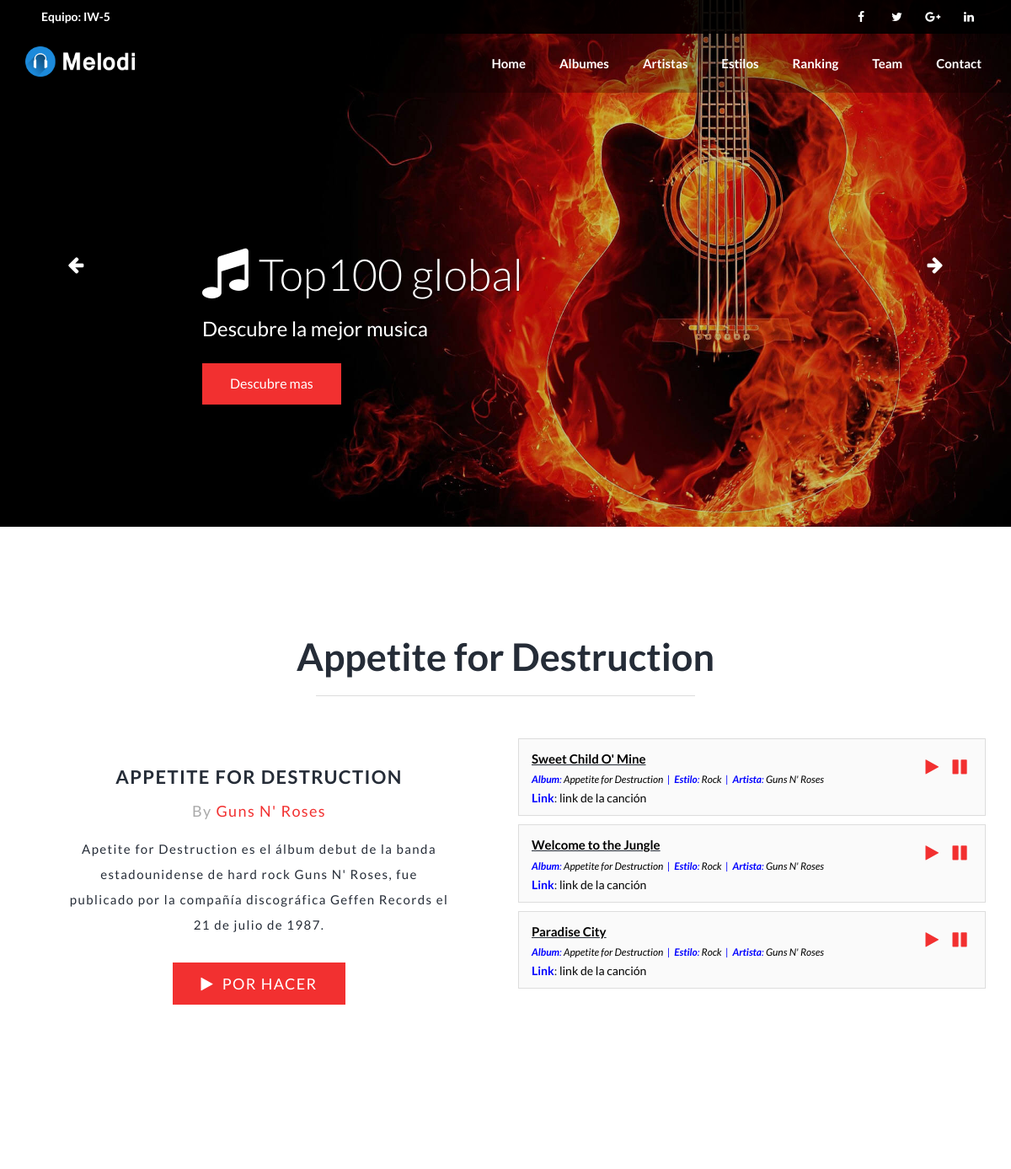
The page /proyecto/albumes/7 (upper part) on the database as committed earlier.
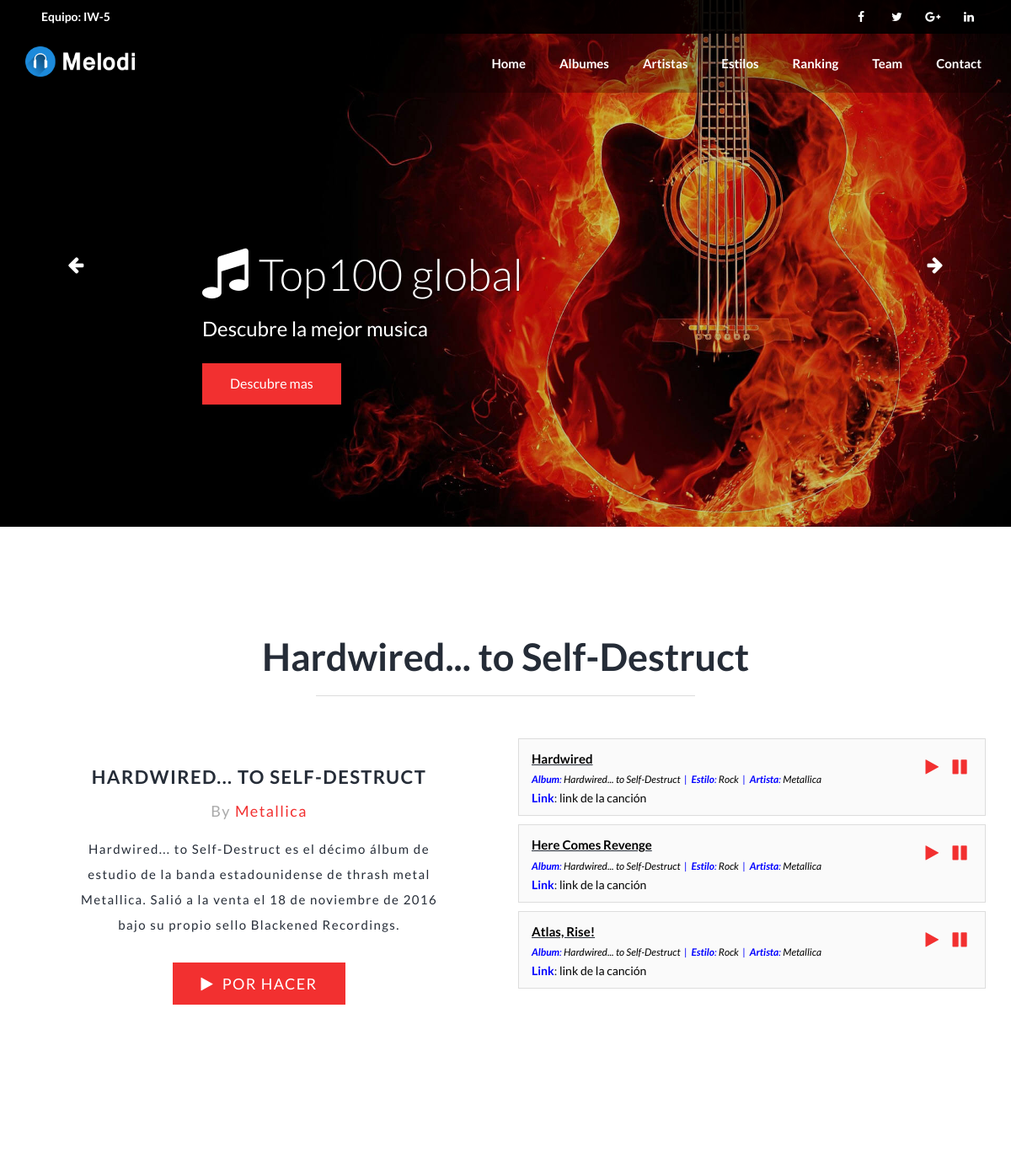
The same page on the database as committed later.
### top100/models.py (models this page shows, shortened)
class Album(models.Model):
    nombreAlbum = models.CharField(max_length=50)
    imagenAlbum = models.CharField(max_length=200)
    descripcionAlbum = models.TextField(null = True)
    artistaAlbum = models.ForeignKey(Artista, on_delete=models.CASCADE)
    estiloAlbum = models.ForeignKey(Estilo, on_delete=models.CASCADE)

class Artista(models.Model):
    nombreArtista = models.CharField(max_length = 50)
    descripcionArtista = models.TextField()
    imagenArtista = models.CharField(max_length = 200)
    def __str__(self):
        return self.nombreArtista

class Cancion(models.Model):
    nombreCancion = models.CharField(max_length = 50)
    videoCancion = models.CharField(max_length = 300)#Al entrar en carac. saque un video de esa cancion
    numeroRanking = models.IntegerField(default=0)
    albumCancion = models.ForeignKey(Album, on_delete=models.CASCADE)
    estiloCancion = models.ForeignKey(Estilo, on_delete=models.CASCADE)
    artistaCancion = models.ForeignKey(Artista, on_delete=models.CASCADE)

class Estilo(models.Model):
    nombreEstilo = models.CharField(max_length = 50)
    imagenEstilo = models.CharField(max_length = 200)
    descripcionEstilo = models.TextField(null = True)

### top100/views.py (the view)
# urls.py: path('albumes/<int:album_id>', views.detailAlbum, name='detailAlbum'), #detalles de albumes
def detailAlbum(request, album_id):#Para ir desde los albums al album
	album = get_object_or_404(Album, pk=album_id)
	canciones = get_list_or_404(Cancion.objects.order_by('numeroRanking'), albumCancion=album)
	context = {'album': album, 'canciones' : canciones}
	return render(request, 'detailAlbum.html', context)

### top100/templates/detailAlbum.html (shortened to what this page needs)
{% extends "index.html" %}
{% load static %}
{% block contenido %}
{% if album %}
<div id="latestalbum" class="hero pad">
	<div class="container">
		<div class="hero-content ">
			<h2>{{album.nombreAlbum}}</h2>
			<hr>
		</div>
		<div class="hero-playlist">
			<div class="row">
				<div class="col-md-6 col-sm-6">
					<div class="album-details">
						<h4>{{album.nombreAlbum}}</h4>
						<h5>By <a href="/proyecto/artistas/{{album.artistaAlbum.id}}">{{album.artistaAlbum}}</a></h5>
						<p>{{album.descripcionAlbum}}</p>
						<a href="#" class="btn btn-lg btn-theme" id="playNowBtn"><i class="fa fa-play"></i>&nbsp; POR HACER</a>
					</div>
				</div>
				<div class="col-md-6 col-sm-6">
					<div class="playlist-content">
						{% if canciones %}
						<ul class="list-unstyled">
							{% for c in canciones %}
							<li class="playlist-number">
								<div class="song-info">
									<h4><u><a style="color: black" href="/proyecto/canciones/{{c.id}}">{{c.nombreCancion}}</a></u></h4>
									<p style="color: blue"><strong>Album</strong>: <a style="color: black" href="/proyecto/albumes/{{c.albumCancion.id}}">{{c.albumCancion.nombreAlbum}}</a> &nbsp;|&nbsp;
										<strong>Estilo</strong>: <a style="color: black" href="/proyecto/estilos/{{c.estiloCancion.id}}">{{c.estiloCancion.nombreEstilo}}</a> &nbsp;|&nbsp;
										<strong>Artista</strong>: <a style="color: black" href="/proyecto/artistas/{{c.artistaCancion.id}}">{{c.artistaCancion.nombreArtista}}</a></p>
										<strong style="color: blue">Link</strong>: <a style="color: black" href="https://www.youtube.com/embed/{{c.videoCancion}}" target="_blank">link de la canci&oacute;n</a></p>
								</div>
								<div class="music-icon">
									<a href="#"><i class="fa fa-play"></i></a>
									<a href="#"><i class="fa fa-pause"></i></a>
								</div>
								<div class="clearfix"></div>
							</li>
							{% endfor %}
						</ul>
						{% else %}
							<p>No hay canciones creadas en este album.</p>
						{% endif %}
					</div>
				</div>
			</div>
		</div>
	</div>
</div>
<div class="cta parallax-one pad">
</div>
{% endif %}
{% endblock %}

### top100/templates/index.html (shortened to what this page needs)
<!DOCTYPE html>
{% load static %}
<html>
	<head>
		<link href="{% static 'css/bootstrap.min.css'%}" rel="stylesheet">
		<link href="{% static 'css/animate.min.css'%}" rel="stylesheet">
		<link rel="stylesheet" href="{% static 'css/owl.carousel.css'%}">
		<link href="{% static 'css/font-awesome.min.css'%}" rel="stylesheet">
		<link href="{% static 'css/style.css'%}" rel="stylesheet">
		<link href="{% static 'css/style-color.css'%}" rel="stylesheet">
	</head>
	<body>
		<div class="wrapper" id="home">
			<header>
				<nav class="secondary-menu">
					<div class="container">
						<div class="sm-left">
							<strong>Equipo: IW-5 </strong>&nbsp;
						</div>
						<div class="sm-right">
							<div class="sm-social-link">
								<a class="h-facebook" href="#"><i class="fa fa-facebook"></i></a>
								<a class="h-twitter" href="#"><i class="fa fa-twitter"></i></a>
								<a class="h-google" href="#"><i class="fa fa-google-plus"></i></a>
								<a class="h-linkedin" href="#"><i class="fa fa-linkedin"></i></a>
							</div>
						</div>
						<div class="clearfix"></div>
					</div>
				</nav>
				<nav class="navbar navbar-fixed-top navbar-default">
					<div class="container">
						<div class="navbar-header">
							<a class="navbar-brand" href="#home">
								<img class="img-responsive" src="{% static 'img/logo/logo.png'%}" alt="" />
							</a>
						</div>
						<div class="collapse navbar-collapse" id="bs-example-navbar-collapse-1">
							<ul class="nav navbar-nav navbar-right">
								<li><a href="/proyecto">Home</a></li>
								<li><a href="/proyecto/albumes">Albumes</a></li>
								<li><a href="/proyecto/artistas">Artistas</a></li>
								<li><a href="/proyecto/estilos">Estilos</a></li>
								<li><a href="/proyecto/ranking">Ranking</a></li>
								<li><a href="/proyecto/equipo">Team</a></li>
								<li><a href="/proyecto/contacto">Contact</a></li>
							</ul>
						</div>
					</div>
				</nav>
			</header>
			<div class="banner">
				<div id="carousel-example-generic" class="carousel slide" data-ride="carousel">
					<div class="carousel-inner" role="listbox">
						<div class="item active">
							<img src="{% static 'img/banner/b1.jpg'%}" alt="...">
							<div class="container">
								<div class="carousel-caption slide-one">
									<h2 class="animated fadeInLeftBig"><i class="fa fa-music"></i>Top100 global</h2>
									<h3 class="animated fadeInRightBig">Descubre la mejor musica</h3>
									<a href="/proyecto/albumes" class="animated fadeIn btn btn-theme">Descubre mas</a>
								</div>
							</div>
						</div>
					</div>
					<a class="left carousel-control" href="#carousel-example-generic" role="button" data-slide="prev">
						<span class="fa fa-arrow-left" aria-hidden="true"></span>
					</a>
					<a class="right carousel-control" href="#carousel-example-generic" role="button" data-slide="next">
						<span class="fa fa-arrow-right" aria-hidden="true"></span>
					</a>
				</div>
			</div>
			{% block contenido %} {% endblock%}
		</div>
	</body>
</html>

### top100/templates/static/css/style-color.css (style rules this page uses)
.btn-theme { background:#f23030;color:#fff;box-shadow:none }
a { color:#f23030 }
.navbar-default .navbar-nav li a { color:#fff }

Rows that differ between the two databases and show on the page:
changed Album: nombreAlbum "Appetite for Destruction" → "Hardwired... to Self-Destruct"; nombreAlbum "APPETITE FOR DESTRUCTION" → "HARDWIRED... TO SELF-DESTRUCT"; artistaAlbum "Guns N' Roses" → "Metallica"; descripcionAlbum "Apetite for Destruction es el álbum debut de la banda estadounidense de hard rock Guns N' Roses, fue publicado por la compañía discográfica Geffen Records el 21 de julio de 1987." → "Hardwired... to Self-Destruct es el décimo álbum de estudio de la banda estadounidense de thrash metal Metallica. Salió a la venta el 18 de noviembre de 2016 bajo su propio sello Blackened Recordings."
changed Cancion: nombreCancion "Sweet Child O' Mine" → "Hardwired"; albumCancion.nombreAlbum "Appetite for Destruction" → "Hardwired... to Self-Destruct"; artistaCancion.nombreArtista "Guns N' Roses" → "Metallica"
changed Cancion: nombreCancion "Welcome to the Jungle" → "Here Comes Revenge"; albumCancion.nombreAlbum "Appetite for Destruction" → "Hardwired... to Self-Destruct"; artistaCancion.nombreArtista "Guns N' Roses" → "Metallica"
changed Cancion: nombreCancion "Paradise City" → "Atlas, Rise!"; albumCancion.nombreAlbum "Appetite for Destruction" → "Hardwired... to Self-Destruct"; artistaCancion.nombreArtista "Guns N' Roses" → "Metallica"
